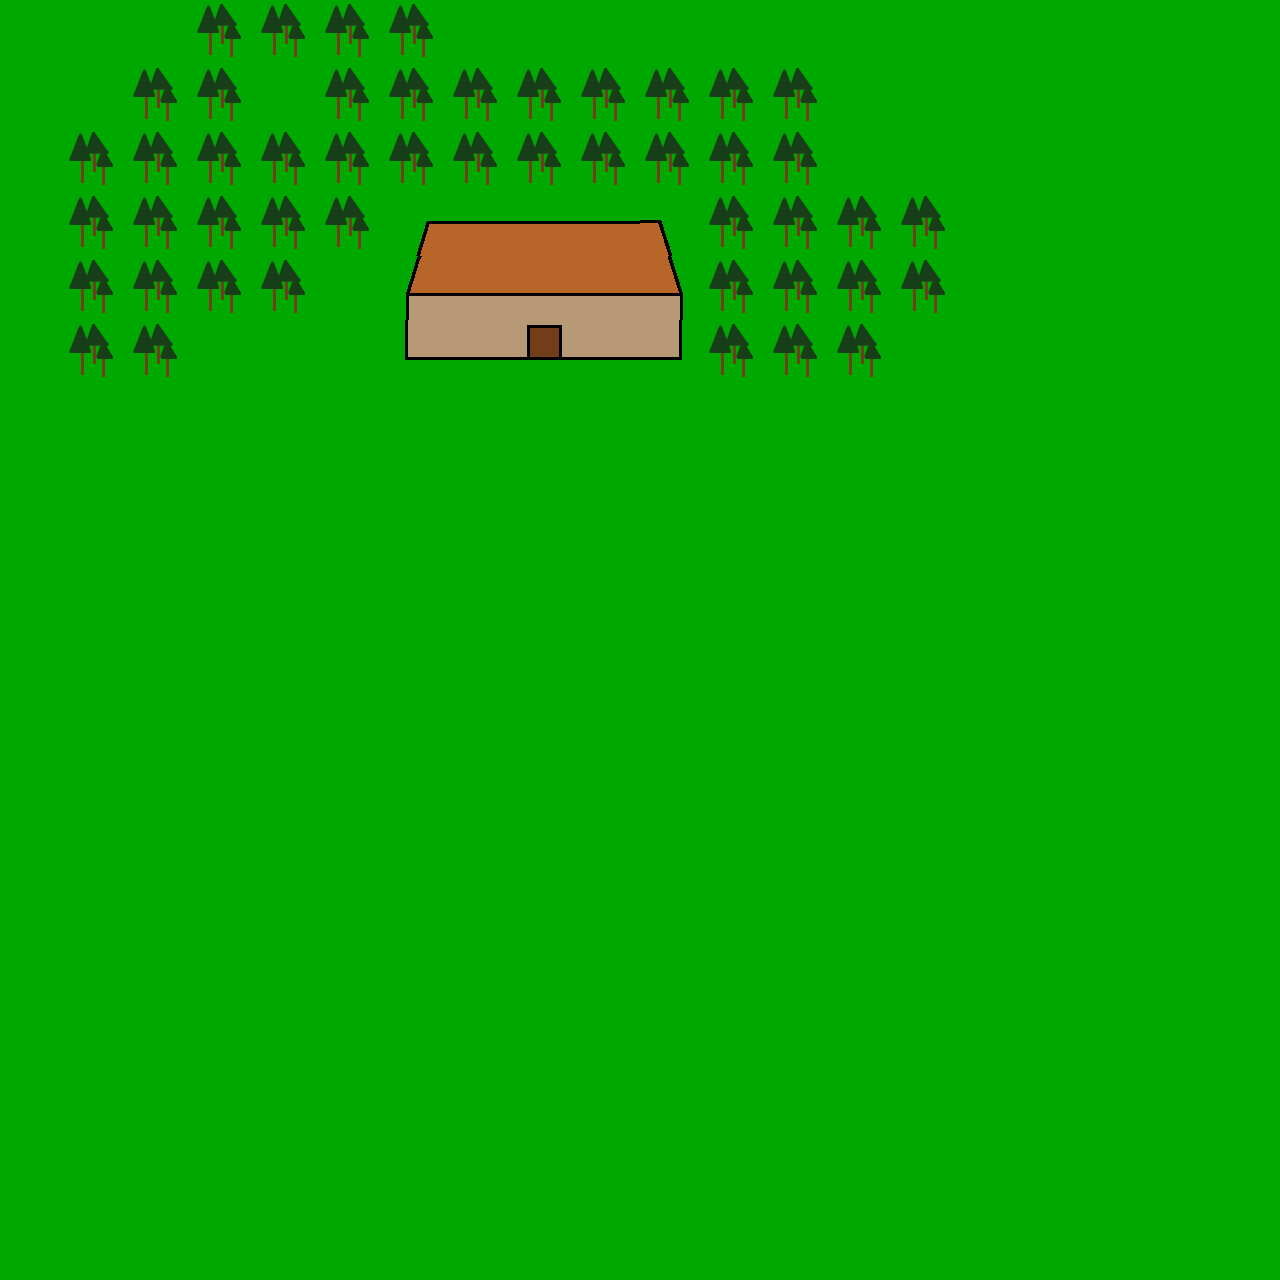

This is a level from a 2D game, rendered from its Tiled map with the project's own tilesets. A one-line summary and the map file follow, with tile-layer data summarised:
An orthogonal 20x20 tile map with 64x64 px tiles, 1 tile layer (Capa de Patrones 1), 3 tilesets.

<map version="1.0" orientation="orthogonal" width="20" height="20" tilewidth="64" tileheight="64">
 <properties>
  <property name="Author" value="Adrián Arroyo Calle" />
  <property name="License" value="Apache" />
  <property name="MinVersion" value="JUNO" />
  <property name="Name" value="Station" />
  <property name="Year" value="2013" />
 </properties>
 <tileset firstgid="1" name="dualsprite" tilewidth="64" tileheight="64">
  <image source="../../media/dualsprite.png" width="192" height="64" />
 </tileset>
 <tileset firstgid="4" name="housemain" tilewidth="64" tileheight="64">
  <image source="../../media/housemain.png" width="768" height="64" />
 </tileset>
 <tileset firstgid="16" name="water" tilewidth="64" tileheight="64">
  <image source="../../media/water.png" width="768" height="64" />
 </tileset>
 <layer name="Capa de Patrones 1" width="20" height="20">
  <data>[400 cells, 400 non-empty, 12 distinct tile ids]</data>
 </layer>
</map>
